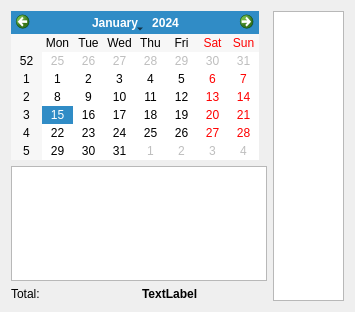
<?xml version="1.0" encoding="UTF-8"?>
<ui version="4.0">
 <class>Reports</class>
 <widget class="QWidget" name="Reports">
  <property name="geometry">
   <rect>
    <x>0</x>
    <y>0</y>
    <width>355</width>
    <height>312</height>
   </rect>
  </property>
  <property name="windowTitle">
   <string>Form</string>
  </property>
  <layout class="QHBoxLayout" name="horizontalLayout">
   <item>
    <layout class="QVBoxLayout" name="verticalLayout">
     <item>
      <widget class="QCalendarWidget" name="calendarWidget">
       <property name="sizePolicy">
        <sizepolicy hsizetype="Fixed" vsizetype="Fixed">
         <horstretch>0</horstretch>
         <verstretch>0</verstretch>
        </sizepolicy>
       </property>
      </widget>
     </item>
     <item>
      <widget class="QTableView" name="salesTable">
       <property name="sizePolicy">
        <sizepolicy hsizetype="Minimum" vsizetype="Expanding">
         <horstretch>0</horstretch>
         <verstretch>0</verstretch>
        </sizepolicy>
       </property>
      </widget>
     </item>
     <item>
      <layout class="QHBoxLayout" name="horizontalLayout_2">
       <item>
        <widget class="QLabel" name="totalLabel">
         <property name="font">
          <font>
           <weight>50</weight>
           <bold>false</bold>
          </font>
         </property>
         <property name="text">
          <string>Total:</string>
         </property>
        </widget>
       </item>
       <item>
        <widget class="QLabel" name="totalValue">
         <property name="font">
          <font>
           <weight>75</weight>
           <bold>true</bold>
          </font>
         </property>
         <property name="text">
          <string>TextLabel</string>
         </property>
        </widget>
       </item>
      </layout>
     </item>
    </layout>
   </item>
   <item>
    <widget class="QTableView" name="subProductsTable"/>
   </item>
  </layout>
 </widget>
 <resources/>
 <connections/>
</ui>
